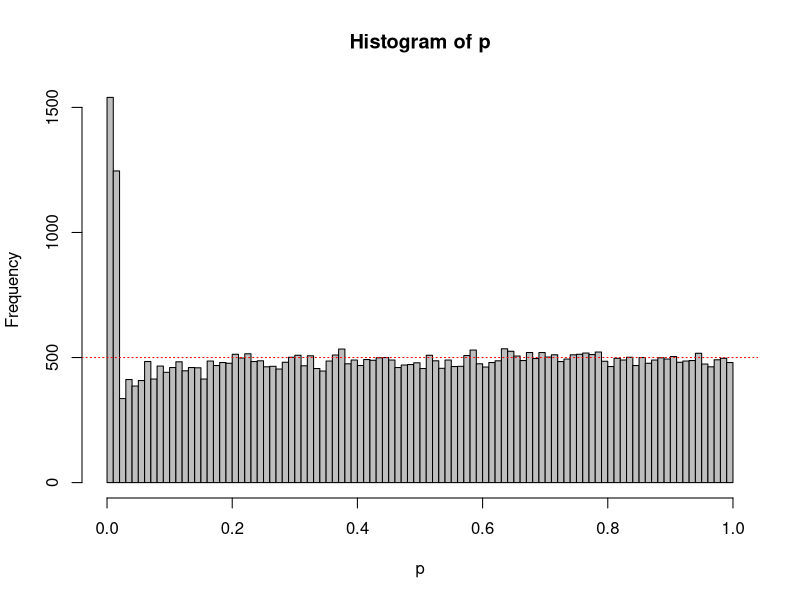

Recreate this plot in R.
#Default values 
# N = 100, Looks = 5, nsim = 50000, alpha = 0.05 , D = 0
N<-100                        #total number of datapoints (per condition) you are willing to collect
Looks<-5                      #set number of looks at the data
nSim<-50000                   #number of simulated studies
alpha<-0.0158                 #set alpha 0.0158 Pocock's α boundary at each look for 5 looks
D<-0                          #True effect size (must be 0 when simulating Type 1 errors)

#Suppress warnings
options(warn=-1)
#Take care of some settings
options(scipen=100, digits=4)    #disable scientific notation for numbers
LookN<-ceiling(seq(0,N,N/Looks)) #Determine at which N's to look
LookN<-LookN[-1]                 #remove look at 0
LookN<-LookN[LookN > 2]          #Remove looks at N of 1 or 2 (not possible with t-test)
Looks<-length(LookN)             #if looks are removed, change number of looks
matp<-matrix(NA, nrow=nSim, ncol=Looks) #Matrix for p-values at sequential tests
SigSeq<-numeric(Looks) #Variable to store final p-values at each look
OptStop<-numeric(nSim) #variable to store positions of optional stopping
p<-numeric(nSim)       #Variable to save optional stopping p-values

#Loop data generation for each study, then loop to perform a test for each N 
for (i in 1:nSim){
  x<-rnorm(n = N, mean = 0, sd = 1)
  y<-rnorm(n = N, mean = D, sd = 1)
  for (j in 1:Looks){
  matp[i,j]<-t.test(x[1:LookN[j]],y[1:LookN[j]], var.equal=TRUE)$p.value #perform the t-test, store
  }
  cat('Loop', i, 'of', nSim,'\n')
}

#Save Type 1 error rate for each look
for (i in 1:Looks){
  SigSeq[i] <- sum(matp[,i]<alpha)
}

#Get the positions at which are stopped, and then these p-values
for (i in 1:nSim){
  OptStop[i] <- min(which(matp[i,]<alpha))
}
OptStop[is.infinite(OptStop)] <- Looks #If nothing significant, take last p-value (fixes error warning)
for (i in 1:nSim){
  p[i] <- matp[i,OptStop[i]]
}

breaks<-100
hist(p, breaks=breaks,col="grey")
abline(h=nSim/breaks, col = "red", lty=3)

#Return Type 1 error rates for each look, and the the Type 1 error rate when only reporting the lowest p-value over all looks
cat("Type 1 error rates for look 1 to", Looks,":", SigSeq/nSim,'\n')
cat("Type 1 error rate when only the lowest p-value for all looks is reported:", sum(p<alpha)/nSim)

# ? Daniel Lakens, 2016. 
# This work is licensed under a Creative Commons Attribution-NonCommercial-ShareAlike 4.0 International License. 
# https://creativecommons.org/licenses/by-nc-sa/4.0/